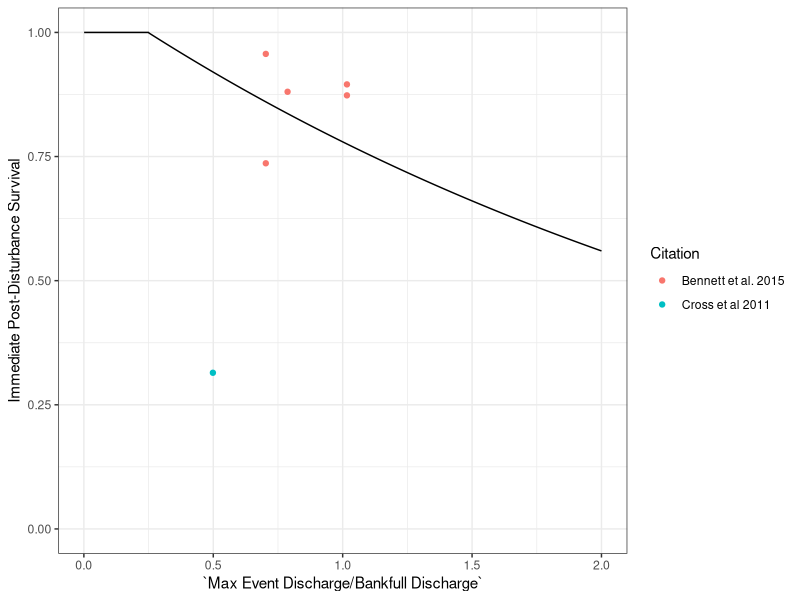

Here is the R script that generated this plot:
############################################################
## Code to fit curve to P. anitpodarum mortality rates to data
#############################################################

library(readxl)
library(minpack.lm)
library(tidyverse)
library(car)
library(boot)
NZMSVitalRates <- read_excel("VitalRates.xlsx", sheet = "NZMS Mortality Rates")
NZMSVitalRates <- as.data.frame(NZMSVitalRates)

flow.surv.fit <- function(magnitude, mortality, Qmin){
  x <- magnitude # rename x and y
  y <- 1 - mortality # convert to survival
  df <- as.data.frame(cbind(x,y))
  df <- rbind(df, c(Qmin, 1.375))  # make sure we specify that we have 100% survival at Qmin (0.25)
  nls.fit <- nlsLM(formula = (y ~ k* exp(-h*x)), data = df, start = c(k = 1, h = 1)) # fit to negative exponential function
  return(nls.fit)
}

flow.surv.rate <- function(h, k, max, min, interval, Qmin) {
  Q <- seq(min, max, by = interval)
  surv <- k*(exp(-h*Q))
  surv.df <- as.data.frame(cbind(Q, surv))
  surv.df$surv[which(surv.df$Q <= Qmin)] <- 1
  return(surv.df)
}

surv.fit.NZMS <- flow.surv.fit(NZMSVitalRates$`Max Event Discharge/Bankfull Discharge`, NZMSVitalRates$Mortality, 0.25)
surv.df.NZMS <- flow.surv.rate(surv.fit.NZMS$m$getPars()[2] , surv.fit.NZMS$m$getPars()[1], 2, 0.001, 0.001, 0.25)

ggplot(surv.df.NZMS, aes(x = Q, y = surv))+
  geom_line()+
  geom_point(data = NZMSVitalRates, aes(x = `Max Event Discharge/Bankfull Discharge` , y = 1-(Mortality), color = Citation))+
  coord_cartesian(ylim = c(0,1)) +
  ylab('Immediate Post-Disturbance Survival') +
  theme_bw()+
  xlab('`Max Event Discharge/Bankfull Discharge`')

# calculating temperature fecundity relationship for NZMS using a power function
# log(y)=log(b*x^z)=log(b)+z*log(x)
# In this case lm(log(y)~log(x) ) solve your problem

# max recruitment between 16 and 19 C (Dybahl and Kane)
# recruitment stops below 9C (Bennett )
# above 27 C everything stops working well (Dybahl and Kane)
# x <- c(9, 16, 17.5, 19, 27)
# y <- c(0.001, 1, 1, 1, 0.001)
# data <- as.data.frame(cbind(x,y))
# fit <- nlsLM(y~ -b*(x - 17.5)^4 + 1,start = list(b = 0),data=data)

# eq = y = -0.0001427(x - 17.5)^4 + 1 * F 

# Calculating Temperature Dependent Mortality
NZMSSurvRates <- read_excel("VitalRates.xlsx", sheet = "NZMS Survival Rates")
NZMSSurvRates <- as.data.frame(NZMSSurvRates)
fit <- nlsLM(logit(Survival) ~ a*Temperature^2+ b*Temperature + c, data = NZMSSurvRates, start = c(a = 1, b = 1, c = 1))
TempSurv <- function(x){
  y = -0.0892*x^2 + 3.0492*x -6.6794
  return(inv.logit(y))
}

# based on the two fits we have neg binom and inv logit 2nd deg I think the neg inv. binom fits the best, based on 
# 
# min.RSS <- function(par){
#   mod <- dnbinom(as.integer(-NZMSSurvRates$Temperature + 34), size = par[2], prob = par[1])
#   a <- sum(NZMSSurvRates$Survival - (mod*(max(NZMSSurvRates$Survival)/max(mod))))^2
# }
# params <- optim(par = c(0.2, 2), fn = min.RSS, method = "BFGS")
# 
# TempSurv <- function(x){
#   a <-  dnbinom(-x + 34, size = params$par[2] , prob = params$par[1])*(max(NZMSSurvRates$Survival)/max(dnbinom(as.integer(-NZMSSurvRates$Temperature + 34), size =params$par[2], prob = params$par[1])))
#   return((a))
# }
# 
# # TempSurv <- function(x){
# #   a <-  dnbinom(-x + 32, size = 3, prob = 0.2)
# #   return((a))
# # }
# 
# tem <- seq(0, 40, by = 1)
# plot(NZMSSurvRates$Temperature, NZMSSurvRates$Survival, col = "red", pch = 16, xlab = "Temperature", ylab = "Survival", xlim = c(0,40), ylim = c(0, 1))
# lines(tem, TempSurv(tem))
# 
# 
